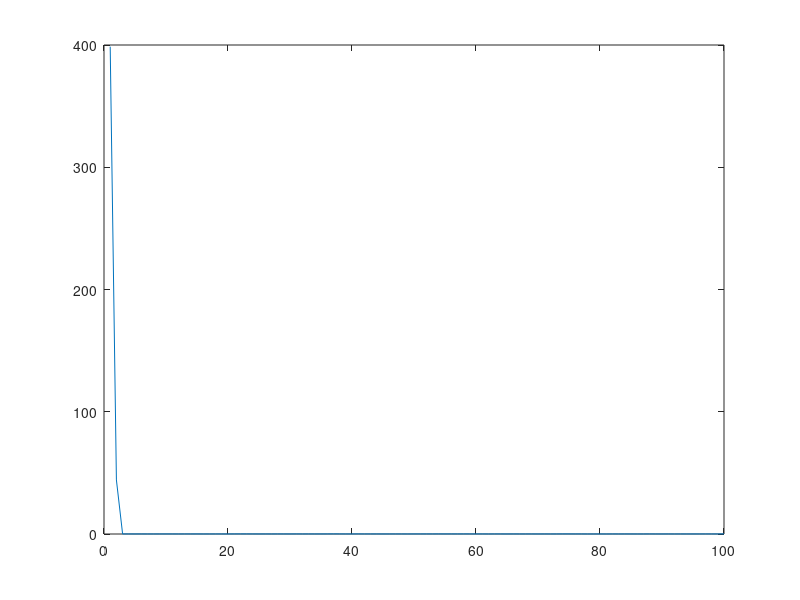
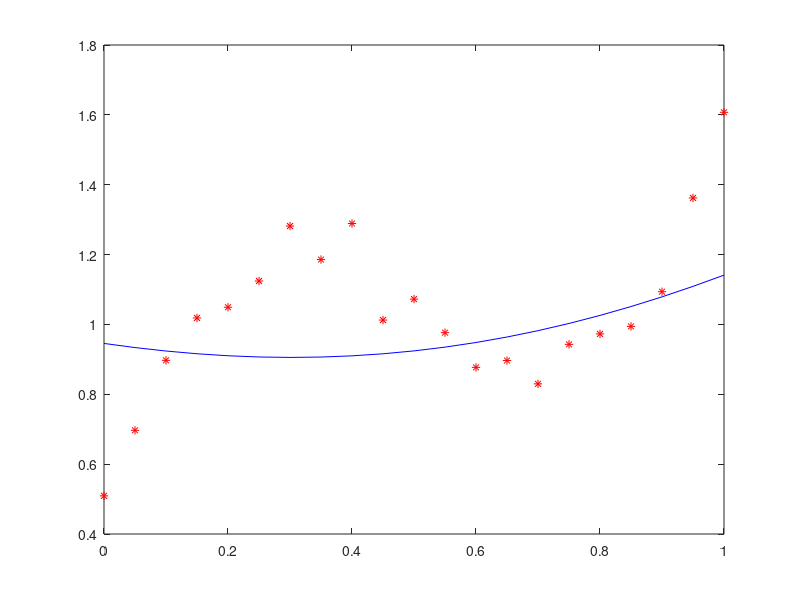

The MATLAB script that drew these images, in order:
% Implementacao da rede MLP canonica (backpropagation com gradiente descendente)
% Usando as funcoes built-in (internas) do matlab
%
% Objetivo: demonstrar a problematica do OVERFITTING a dados ruidosos
%
% Nota: o mapeamento a ser aprendido eh estatico e unidimensional, logo
%       a rede neural terá uma entrada e uma saida apenas. O unico parametro
%       variavel eh o numero de neuronios ocultos.
%
% Exemplo para disciplina de ICA
% Autor: Guilherme de A. Barreto
% Date: 13/09/2010
%
%
% X = Vetor de entrada
% d = saida desejada (escalar)
% W = Matriz de pesos Entrada -> Camada Oculta
% M = Matriz de Pesos Camada Oculta -> Camada saida
% eta = taxa de aprendizagem
% alfa = fator de momento

clear; clc; close all;

% Carrega DADOS
%=================
%load aerogerador.dat;
load noisy1d.dat; 
aerogerador=noisy1d;

x=aerogerador(:,1); % entrada
d=aerogerador(:,2); % saida desejada

%%% Normalizacao dos dados de entrada e saida
%x=(x - min(x))/(max(x)-min(x));  % normaliza entradas entre 0 e 1
%d=(d - min(d))/(max(d)-min(d));  % normaliza saidas entre 0 e 1

%x=2*x-1;  % Normaliza entradas entre -1 e +1
%d=2*d-1;  % Normaliza saidas entre -1 e +1

%x=(x-mean(x))/std(x); d=(d-mean(d))/std(d);   % Normalizacao Z-score

[LinD ColD]=size(aerogerador);

% DEFINE ARQUITETURA DA REDE
%===========================
Ne = 100; % No. de epocas de treinamento
Ni = 1;   % No. de unidades de entrada
Nh = 1000;   % No. de neuronios na camada oculta
No = 1;   % No. de neuronios na camada de saida

eta=0.01;   % Passo de aprendizagem

% Inicia matrizes de pesos
WW=rand(Nh,Ni+1);   % Pesos entrada -> camada oculta
WW=2*WW-1;

MM=rand(No,Nh+1);   % Pesos camada oculta -> camada de saida
MM=2*MM-1;

%%% ETAPA DE TREINAMENTO
for t=1:Ne,
    
    Epoca=t,

    % Embaralha vetores de treinamento e saidas desejadas
    I=randperm(LinD); 
    x=x(I); d=d(I);   
    
    EQ=0;
    for tt=1:LinD,   % Inicia LOOP de epocas de treinamento
        % CAMADA OCULTA
        X=[-1; x(tt)];        % Constroi vetor de entrada com adicao da entrada x0=-1
        Ui = WW * X;          % Ativacao (net) dos neuronios da camada oculta
        Yi = 1./(1+exp(-Ui)); % Saida entre [0,1] (funcao logistica)
        Yi=2*Yi-1;            % Saida entre [-1,1] (funcao tanh)
        
        % CAMADA DE SAIDA 
        Y=[-1; Yi];           % Constroi vetor de entrada DESTA CAMADA com adicao da entrada y0=-1
        Uk = MM * Y;          % Ativacao (net) dos neuronios da camada de saida
	    Ok = Uk;	      % Saida linear = funcao identidade
        %Ok = 1/(1+exp(-Uk)); % Saida entre [0,1] (funcao logistica)
        %Ok = 2*Ok -1;       % Saida entre [-1,1] (funcao tanh)
        
        % CALCULO DO ERRO 
        Ek = d(tt) - Ok;           % erro entre a saida desejada e a saida da rede
        EQ = EQ + 0.5*sum(Ek.^2);     % soma do erro quadratico de todos os neuronios p/ VETOR DE ENTRADA

        
        %%% CALCULO DOS GRADIENTES LOCAIS
        Dk=1;		        % derivada da funcao identidade (camada de saida)
        %Dk = Ok*(1 - Ok);  % derivada da sigmoide logistica (camada de saida)
        %Dk = 1 - Ok.^2;     % derivada da tangente hiperbolica (camada de saida)
        
        DDk = Ek*Dk;        % gradientes locais (camada de saida)
        
        %Di = Yi.*(1 - Yi); % derivada da sigmoide logistica (camada oculta)
        Di=1-Yi.^2; % derivada da tangente hiperbolica (camada oculta)
        
        DDi = Di.*(MM(:,2:end)'*DDk);    % gradientes locais (camada oculta)

        % AJUSTE DOS PESOS - CAMADA DE SAIDA
        MM = MM + eta*DDk*Y';
        
        % AJUSTE DOS PESOS - CAMADA OCULTA
        WW = WW + eta*DDi*X';

    end   % Fim de uma epoca de treinamento
    
    EQM(t)=EQ/LinD; % MEDIA DO ERRO QUADRATICO P/ EPOCA

end   % Fim do loop de treinamento



%% ETAPA DE GENERALIZACAO  %%%
xn=sort(x,'ascend');
LinD=length(xn);
EQ=0;
for tt=1:LinD,   % Inicia LOOP de epocas de treinamento
        % CAMADA OCULTA
        X=[-1; xn(tt)];       % Constroi vetor de entrada com adicao da entrada x0=-1
        Ui = WW * X;          % Ativacao (net) dos neuronios da camada oculta
        Yi = 1./(1+exp(-Ui)); % Saida entre [0,1] (funcao logistica)
        Yi=2*Yi-1;              % Saida entre [-1,1] (funcao tanh)
        
        % CAMADA DE SAIDA 
        Y=[-1; Yi];              % Constroi vetor de entrada DESTA CAMADA com adicao da entrada y0=-1
        Uk = MM * Y;             % Ativacao (net) dos neuronios da camada de saida
	    Ok(tt) = Uk;	         % Saida linear = funcao identidade
        %Ok(tt) = 1/(1+exp(-Uk)); % Saida entre [0,1] (funcao logistica)
        %Ok(tt) = 2*Ok(tt)-1;     % Saida entre [-1,1] (funcao tanh)
end

% Plota curva de aprendizagem
figure; plot(EQM);

% Plota dados reais versus dados preditos
figure; plot(x,d,'r*',xn,Ok,'b-');

